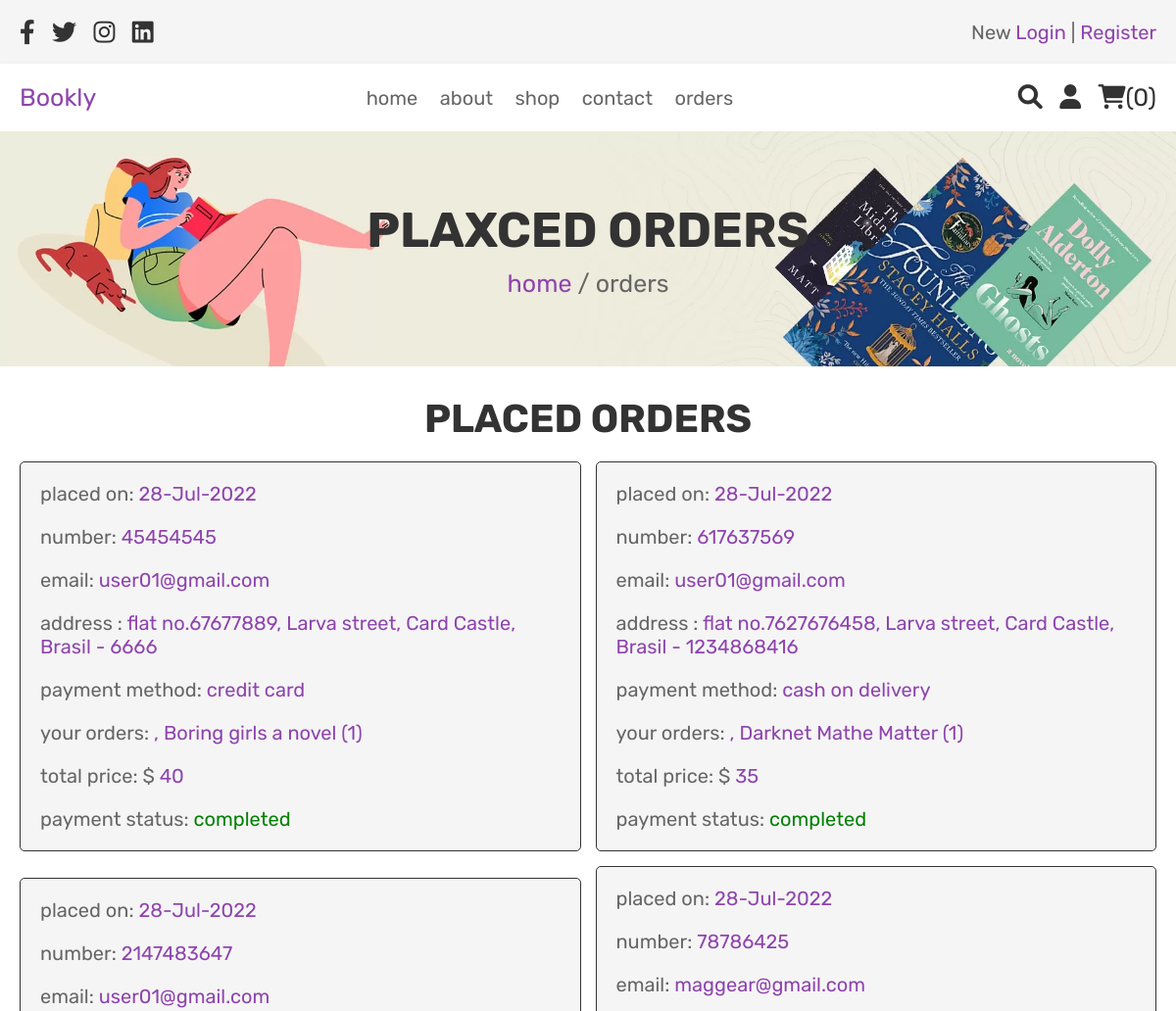
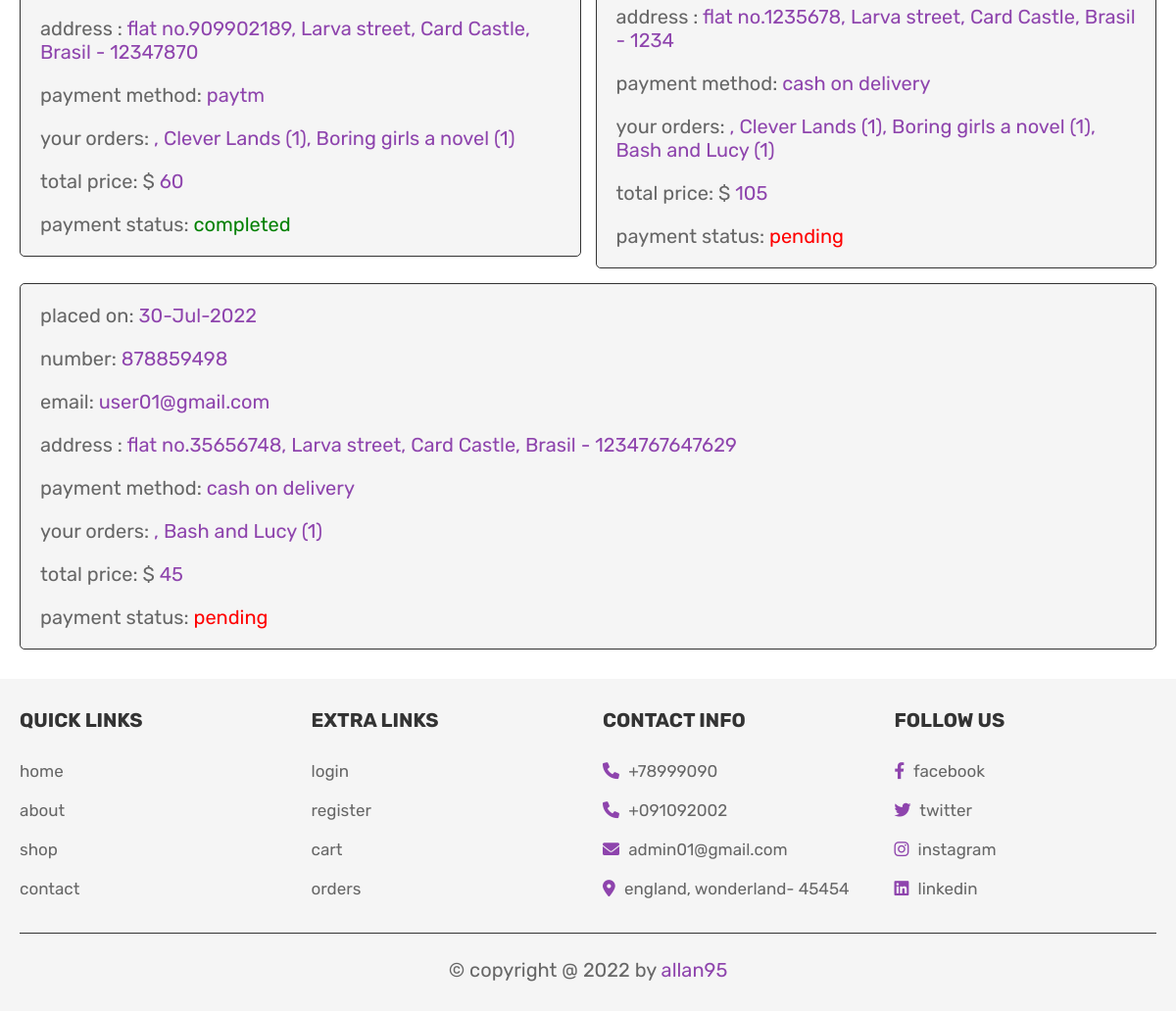
Screenshot of /orders.php (signed in) with the database file from the repository (2 pictures, top to bottom).
### tables this page shows
CREATE TABLE `orders` (
  `id` int(100) NOT NULL,
  `user_id` int(100) NOT NULL,
  `name` varchar(100) NOT NULL,
  `number` int(100) NOT NULL,
  `email` varchar(100) NOT NULL,
  `method` varchar(50) NOT NULL,
  `address` varchar(500) NOT NULL,
  `total_products` varchar(1000) NOT NULL,
  `total_price` int(100) NOT NULL,
  `placed_on` varchar(50) NOT NULL,
  `payment_status` varchar(20) NOT NULL DEFAULT 'pending'
);

### orders.php (the view, shortened to what this page needs)
<?php
include 'config.php';
$user_id= $_SESSION['user_id'];
?>
<!DOCTYPE html>
<html>
<head>
    <link rel="stylesheet" href="https://cdnjs.cloudflare.com/ajax/libs/font-awesome/6.0.0/css/all.min.css">
     <link rel="stylesheet" href="css/style.css">
</head>
<body>
    <?php include 'header.php'; ?>
<div class="heading">
   <h3>plaxced  orders</h3>
   <p> <a href="home.php">home</a> / orders </p>
</div>
<section class="placed-orders">
   <h1 class="title">placed orders</h1>
   <div class="box-container">
      <?php
       $order_query= mysqli_query($conn, "SELECT * FROM `orders` WHERE user_id ='$user_id'") or die('query failed');
       if (mysqli_num_rows($order_query)>0) {
         while ($fetch_orders = mysqli_fetch_assoc($order_query)) {
      ?>
         <div class="box">
          <p> placed on: <span><?php echo $fetch_orders['placed_on']; ?></span></p>
          <p> number: <span><?php echo $fetch_orders['number']; ?></span></p>
          <p> email: <span><?php echo $fetch_orders['email']; ?></span></p>
          <p> address : <span><?php echo $fetch_orders['address']; ?></span></p>
          <p> payment method: <span><?php echo $fetch_orders['method']; ?></span></p>
          <p> your orders: <span><?php echo $fetch_orders['total_products']; ?></span></p>
          <p> total price: $ <span><?php echo $fetch_orders['total_price']; ?></span></p>
          <p> payment status: <span style="color:<?php if($fetch_orders['payment_status'] =='pending'){echo 'red';}else{echo'green';} ?>;"><?php echo $fetch_orders['payment_status']; ?></span></p>
         </div>
      <?php
      }
      }else{
         echo'<p class="empty">you have no orders placed yet!</p>';
      }
      ?>
   </div>
</section>
    <?php include 'footer.php'; ?>
</body>
</html>

### css/style.css (style rules this page uses)
:root { --purple:#8e44ad; --red:#c0392b; --orange:#f39c12; --black:#333; --white:#fff; --light-color:#666; --light-white:#ccc; --light-bg:#f5f5f5; --border:.1rem solid var(--black); --box-shadow:0 .5rem 1rem rgba(0,0,0,.1); }
* { font-family: 'Rubik', sans-serif; margin:0; padding:0; box-sizing: border-box; outline: none; border:none; text-decoration: none; transition:all .2s linear; }
html { font-size: 62.5%; overflow-x: hidden; }
section { padding:3rem 2rem; }
.title { text-align: center; margin-bottom: 2rem; text-transform: uppercase; color:var(--black); font-size: 4rem; }
.heading { min-height: 30vh; display: flex; flex-flow: column; align-items: center; justify-content: center; gap:1rem; background: url(../assets/heading-bg.webp) no-repeat; background-size: cover; background-position: center; text-align: center; }
.heading h3 { font-size: 5rem; color:var(--black); text-transform: uppercase; }
.heading p { font-size: 2.5rem; color:var(--light-color); }
.heading p a { color:var(--purple); }
.placed-orders .box-container { max-width: 1200px; margin:0 auto; display:flex; flex-wrap: wrap; align-items: center; gap:1.5rem; }
.placed-orders .box-container .box { flex:1 1 40rem; border-radius: .5rem; padding:2rem; border:var(--border); background-color: var(--light-bg); padding:1rem 2rem; }
.placed-orders .box-container .box p { padding:1rem 0; font-size: 2rem; color:var(--light-color); }
.placed-orders .box-container .box p span { color:var(--purple); }

### rows the page displays
orders: placed_on "28-Jul-2022", number "45454545", email "user01@gmail.com", address "flat no.67677889, Larva street, Card Castle, Brasil - 6666", method "credit card", total_products ", Boring girls a novel (1)", total_price "40", payment_status "completed"
orders: placed_on "28-Jul-2022", number "617637569", email "user01@gmail.com", address "flat no.7627676458, Larva street, Card Castle, Brasil - 1234868416", method "cash on delivery", total_products ", Darknet Mathe Matter (1)", total_price "35", payment_status "completed"
orders: placed_on "28-Jul-2022", number "2147483647", email "user01@gmail.com", address "flat no.909902189, Larva street, Card Castle, Brasil - 12347870", method "paytm", total_products ", Clever Lands (1), Boring girls a novel (1)", total_price "60", payment_status "completed"
orders: placed_on "28-Jul-2022", number "78786425", email "maggear@gmail.com", address "flat no.1235678, Larva street, Card Castle, Brasil - 1234", method "cash on delivery", total_products ", Clever Lands (1), Boring girls a novel (1), Bash and Lucy (1)", total_price "105", payment_status "pending"
orders: placed_on "30-Jul-2022", number "878859498", email "user01@gmail.com", address "flat no.35656748, Larva street, Card Castle, Brasil - 1234767647629", method "cash on delivery", total_products ", Bash and Lucy (1)", total_price "45", payment_status "pending"

### other values shown
$cart_rows_number "0"
